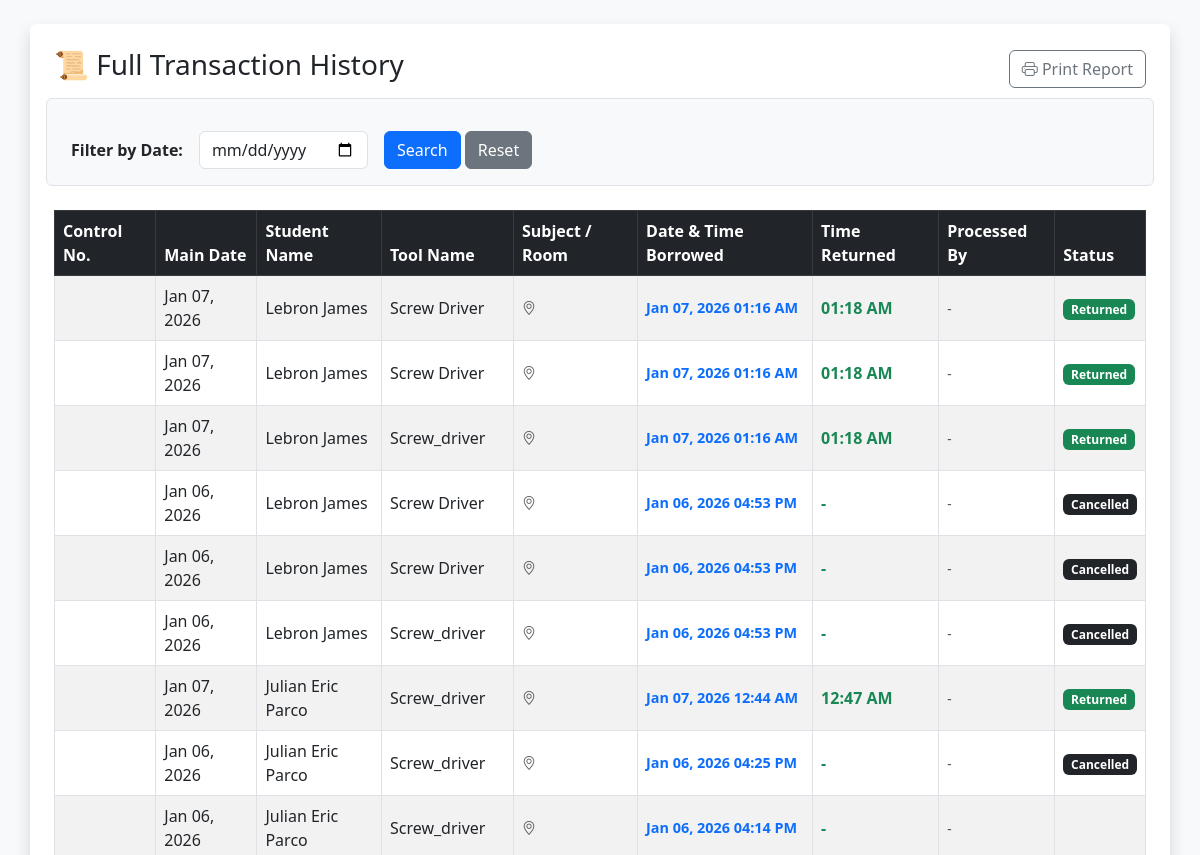
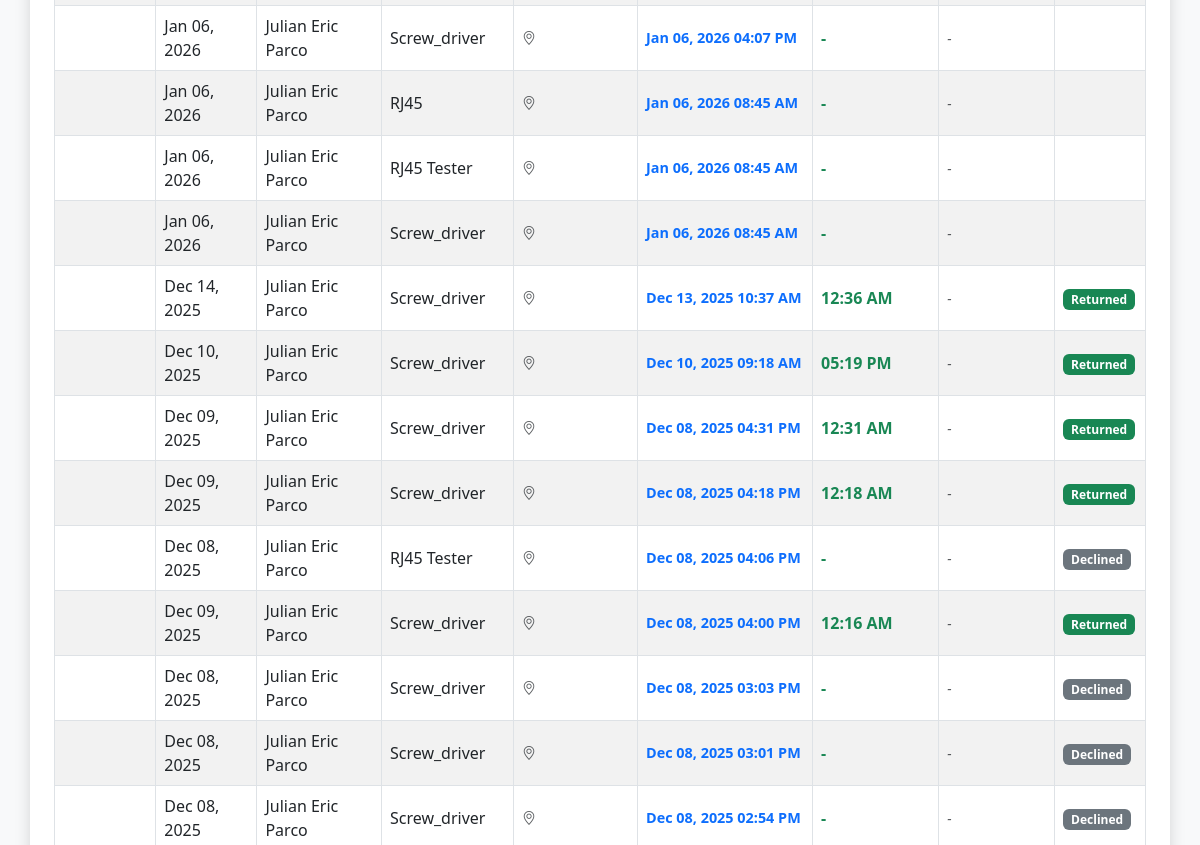
The page /admin_history.php (signed in, upper part) on the database as committed earlier (2 pictures, top to bottom).
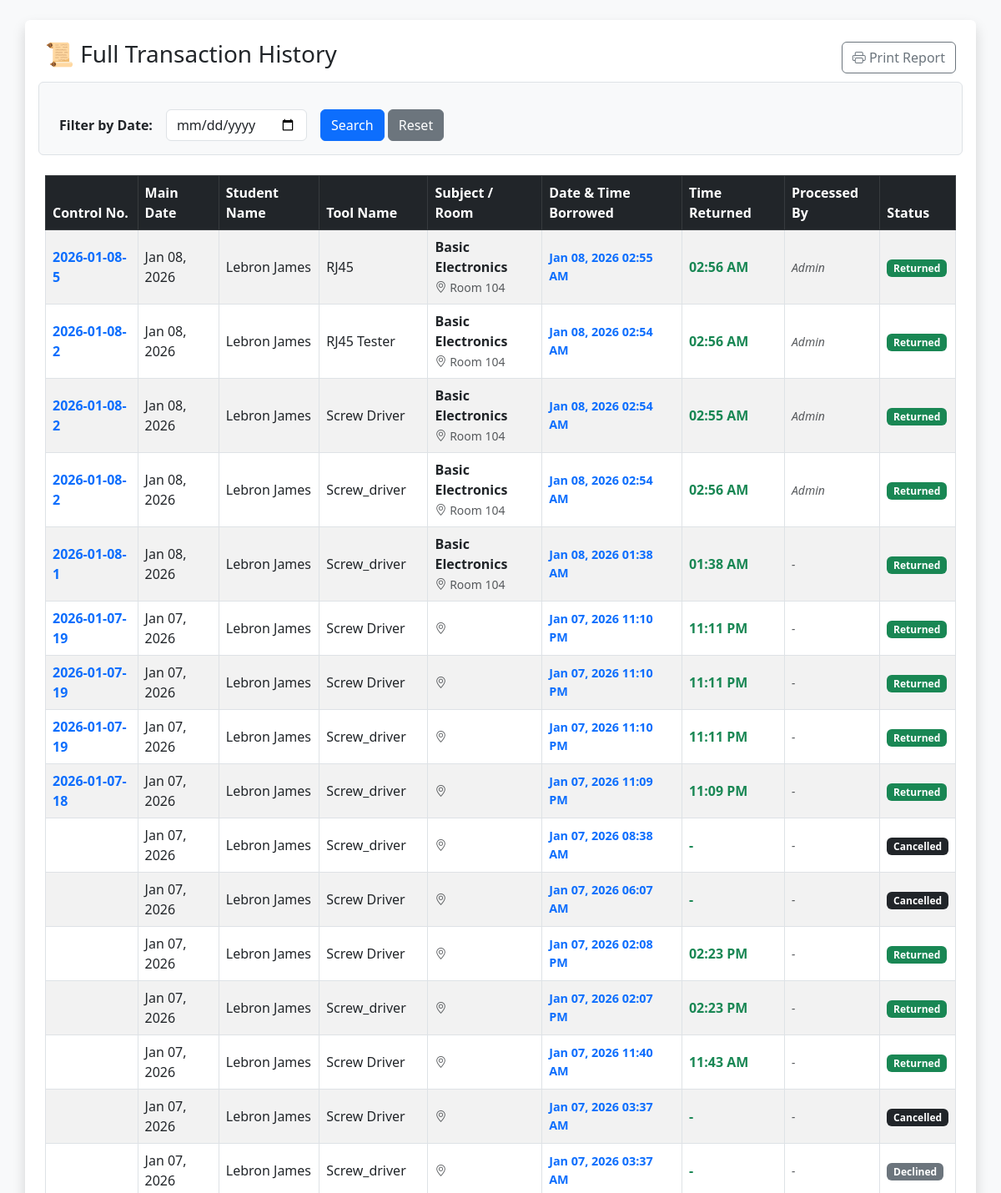
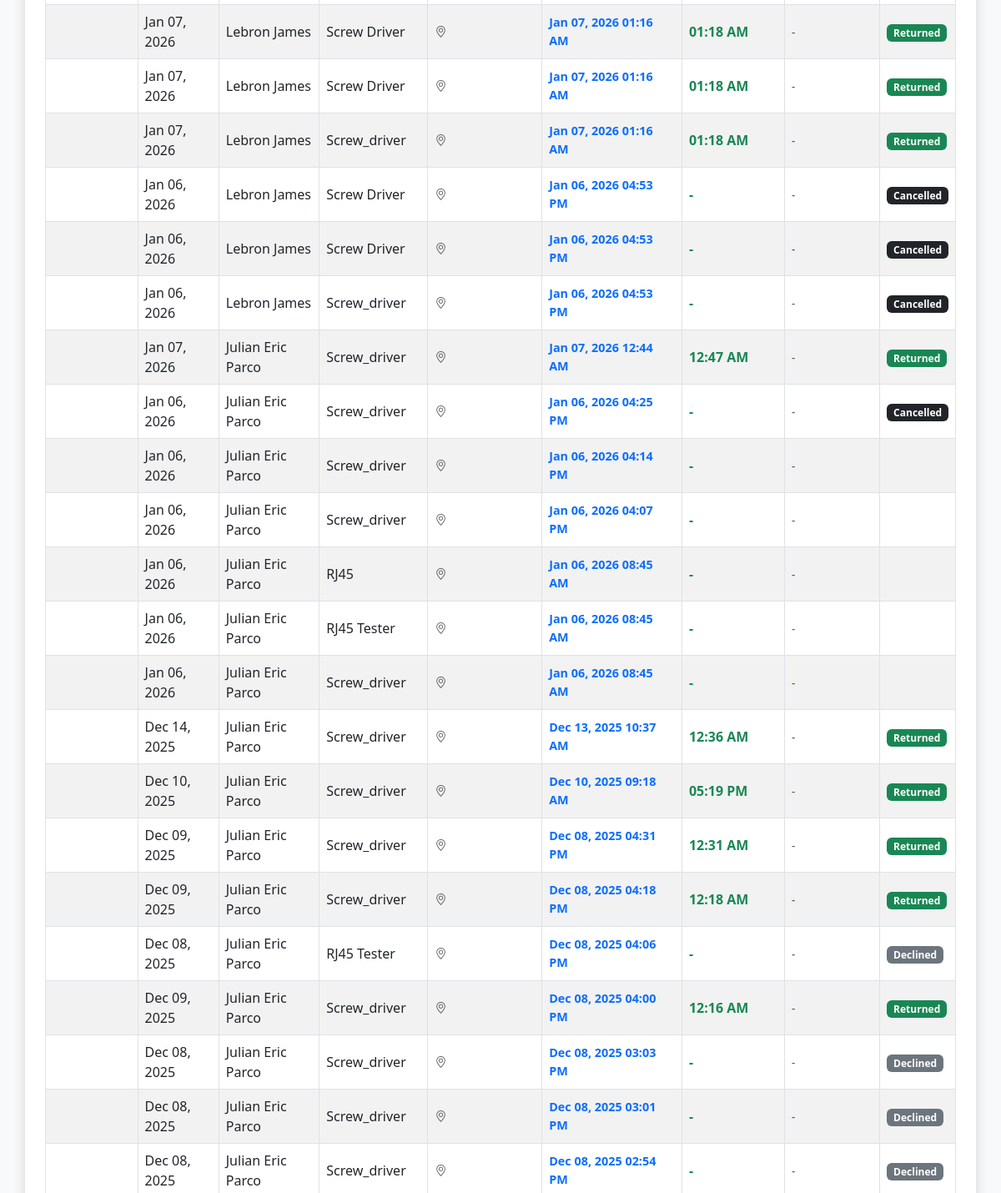
The same page on the database as committed later (2 pictures, top to bottom).
### tables this page shows
CREATE TABLE `transactions` (
  `transaction_id` int(11) NOT NULL,
  `control_no` varchar(50) DEFAULT NULL,
  `user_id` int(11) NOT NULL,
  `tool_id` int(11) NOT NULL,
  `borrow_date` date NOT NULL,
  `return_date` date NOT NULL,
  `actual_return_date` datetime DEFAULT NULL,
  `status` enum('Pending','Approved','Borrowed','Returned','Declined','Cancelled') NOT NULL,
  `processed_by` varchar(100) DEFAULT NULL,
  `subject` varchar(100) DEFAULT NULL,
  `room_no` varchar(50) DEFAULT NULL,
  `date_requested` timestamp NOT NULL DEFAULT current_timestamp(),
  `actual_borrow_date` datetime DEFAULT NULL
);

CREATE TABLE `users` (
  `user_id` int(11) NOT NULL,
  `id_number` varchar(20) NOT NULL,
  `full_name` varchar(100) NOT NULL,
  `email` varchar(150) NOT NULL,
  `course` varchar(50) DEFAULT NULL,
  `year_section` varchar(20) DEFAULT NULL,
  `password` varchar(255) NOT NULL,
  `role` enum('student','admin','student_assistant') NOT NULL,
  `account_status` enum('active','restricted') DEFAULT 'active',
  `penalty_points` int(11) DEFAULT 0,
  `created_at` timestamp NOT NULL DEFAULT current_timestamp(),
  `ban_end_date` datetime DEFAULT NULL,
  `ban_reason` text DEFAULT NULL
);

CREATE TABLE `tools` (
  `tool_id` int(11) NOT NULL,
  `barcode` varchar(50) NOT NULL,
  `tool_name` varchar(100) NOT NULL,
  `category` varchar(50) NOT NULL,
  `status` enum('Available','Borrowed','Maintenance','Lost') DEFAULT 'Available',
  `created_at` timestamp NOT NULL DEFAULT current_timestamp()
);

### admin_history.php (the view, shortened to what the changed rows need)
<?php
include "db_conn.php";
?>
<!DOCTYPE html>
<html>
<head>
    <link href="https://cdn.jsdelivr.net/npm/bootstrap@5.3.0/dist/css/bootstrap.min.css" rel="stylesheet">
    <link rel="stylesheet" href="https://cdn.jsdelivr.net/npm/bootstrap-icons@1.10.0/font/bootstrap-icons.css">
</head>
<body class="bg-light p-4">
    <div class="container bg-white p-4 shadow rounded">
        <div class="table-responsive">
            <table class="table table-bordered table-striped align-middle">
                <thead class="table-dark">
                    <tr>
                        <th>Control No.</th>
                        <th>Main Date</th>
                        <th>Student Name</th>
                        <th>Tool Name</th>
                        <th>Subject / Room</th>
                        <th>Date & Time Borrowed</th> <th>Time Returned</th>
                        <th>Processed By</th>
                        <th>Status</th>
                    </tr>
                </thead>
                <tbody>
                    <?php
                    $sql = "SELECT tr.transaction_id, tr.control_no, tr.subject, tr.room_no, tr.processed_by,
                                   tr.status, tr.actual_return_date, tr.date_requested, tr.actual_borrow_date,
                                   t.tool_name, u.full_name
                            FROM transactions tr
                            JOIN users u ON tr.user_id = u.user_id
                            JOIN tools t ON tr.tool_id = t.tool_id";
                    $sql .= " ORDER BY tr.transaction_id DESC";
                    $result = mysqli_query($conn, $sql);
                    if (mysqli_num_rows($result) > 0) {
                        while ($row = mysqli_fetch_assoc($result)) {
                            $main_date = ($row['status'] == 'Returned') ? $row['actual_return_date'] : $row['date_requested'];
                            $display_date = date('M d, Y', strtotime($main_date));
                            $borrow_raw = !empty($row['actual_borrow_date']) ? $row['actual_borrow_date'] : $row['date_requested'];
                            $time_borrowed = date('M d, Y h:i A', strtotime($borrow_raw));
                            $time_returned = "-";
                            if ($row['status'] == 'Returned' && !empty($row['actual_return_date'])) {
                                $time_returned = date('h:i A', strtotime($row['actual_return_date']));
                            }
                            $badge = 'secondary';
                            if ($row['status'] == 'Returned') $badge = 'success';
                            elseif ($row['status'] == 'Borrowed') $badge = 'primary';
                            elseif ($row['status'] == 'Cancelled') $badge = 'dark';
                            elseif ($row['status'] == 'Pending') $badge = 'warning text-dark';
                            $processed_by = !empty($row['processed_by']) ? $row['processed_by'] : '-';
                    ?>
                        <tr>
                            <td class="fw-bold text-primary"><?php echo $row['control_no']; ?></td>
                            <td><?php echo $display_date; ?></td>
                            <td><?php echo $row['full_name']; ?></td>
                            <td><?php echo $row['tool_name']; ?></td>
                            <td>
                                <span class="fw-bold d-block"><?php echo $row['subject']; ?></span>
                                <small class="text-muted"><i class="bi bi-geo-alt"></i> <?php echo $row['room_no']; ?></small>
                            </td>
                            <td class="text-primary fw-bold" style="font-size: 0.9rem;">
                                <?php echo $time_borrowed; ?>
                            </td>
                            <td class="text-success fw-bold"><?php echo $time_returned; ?></td>
                            <td><small class="fst-italic text-muted"><?php echo $processed_by; ?></small></td>
                            <td><span class="badge bg-<?php echo $badge; ?>"><?php echo $row['status']; ?></span></td>
                        </tr>
                    <?php
                        }
                    } else {
                        echo "<tr><td colspan='9' class='text-center py-4 text-muted'>No records found.</td></tr>";
                    }
                    ?>
                </tbody>
            </table>
        </div>
    </div>
</body>
</html>

Rows that differ between the two databases and show on the page:
added transactions: control_no "2026-01-08-5", display_date "Jan 08, 2026", user.full_name "Lebron James", tool.tool_name "RJ45", subject "Basic Electronics", room_no "Room 104", actual_borrow_date "Jan 08, 2026 02:55 AM", actual_return_date "02:56 AM", processed_by "Admin", status "Returned"
added transactions: control_no "2026-01-08-2", display_date "Jan 08, 2026", user.full_name "Lebron James", tool.tool_name "RJ45 Tester", subject "Basic Electronics", room_no "Room 104", actual_borrow_date "Jan 08, 2026 02:54 AM", actual_return_date "02:56 AM", processed_by "Admin", status "Returned"
added transactions: control_no "2026-01-08-2", display_date "Jan 08, 2026", user.full_name "Lebron James", tool.tool_name "Screw Driver", subject "Basic Electronics", room_no "Room 104", actual_borrow_date "Jan 08, 2026 02:54 AM", actual_return_date "02:55 AM", processed_by "Admin", status "Returned"
added transactions: control_no "2026-01-08-2", display_date "Jan 08, 2026", user.full_name "Lebron James", tool.tool_name "Screw_driver", subject "Basic Electronics", room_no "Room 104", actual_borrow_date "Jan 08, 2026 02:54 AM", actual_return_date "02:56 AM", processed_by "Admin", status "Returned"
added transactions: control_no "2026-01-08-1", display_date "Jan 08, 2026", user.full_name "Lebron James", tool.tool_name "Screw_driver", subject "Basic Electronics", room_no "Room 104", actual_borrow_date "Jan 08, 2026 01:38 AM", actual_return_date "01:38 AM", processed_by "-", status "Returned"
added transactions: control_no "2026-01-07-19", display_date "Jan 07, 2026", user.full_name "Lebron James", tool.tool_name "Screw Driver", actual_borrow_date "Jan 07, 2026 11:10 PM", actual_return_date "11:11 PM", processed_by "-", status "Returned"
added transactions: control_no "2026-01-07-19", display_date "Jan 07, 2026", user.full_name "Lebron James", tool.tool_name "Screw Driver", actual_borrow_date "Jan 07, 2026 11:10 PM", actual_return_date "11:11 PM", processed_by "-", status "Returned"
added transactions: control_no "2026-01-07-19", display_date "Jan 07, 2026", user.full_name "Lebron James", tool.tool_name "Screw_driver", actual_borrow_date "Jan 07, 2026 11:10 PM", actual_return_date "11:11 PM", processed_by "-", status "Returned"
added transactions: control_no "2026-01-07-18", display_date "Jan 07, 2026", user.full_name "Lebron James", tool.tool_name "Screw_driver", actual_borrow_date "Jan 07, 2026 11:09 PM", actual_return_date "11:09 PM", processed_by "-", status "Returned"
added transactions: display_date "Jan 07, 2026", user.full_name "Lebron James", tool.tool_name "Screw_driver", time_borrowed "Jan 07, 2026 08:38 AM", time_returned "-", processed_by "-", status "Cancelled"
added transactions: display_date "Jan 07, 2026", user.full_name "Lebron James", tool.tool_name "Screw Driver", time_borrowed "Jan 07, 2026 06:07 AM", time_returned "-", processed_by "-", status "Cancelled"
added transactions: display_date "Jan 07, 2026", user.full_name "Lebron James", tool.tool_name "Screw Driver", actual_borrow_date "Jan 07, 2026 02:08 PM", actual_return_date "02:23 PM", processed_by "-", status "Returned"
added transactions: display_date "Jan 07, 2026", user.full_name "Lebron James", tool.tool_name "Screw_driver", actual_borrow_date "Jan 07, 2026 02:07 PM", actual_return_date "02:23 PM", processed_by "-", status "Returned"
added transactions: display_date "Jan 07, 2026", user.full_name "Lebron James", tool.tool_name "Screw Driver", actual_borrow_date "Jan 07, 2026 11:40 AM", actual_return_date "11:43 AM", processed_by "-", status "Returned"
added transactions: display_date "Jan 07, 2026", user.full_name "Lebron James", tool.tool_name "Screw Driver", time_borrowed "Jan 07, 2026 03:37 AM", time_returned "-", processed_by "-", status "Cancelled"
added transactions: display_date "Jan 07, 2026", user.full_name "Lebron James", tool.tool_name "Screw_driver", time_borrowed "Jan 07, 2026 03:37 AM", time_returned "-", processed_by "-", status "Declined"
